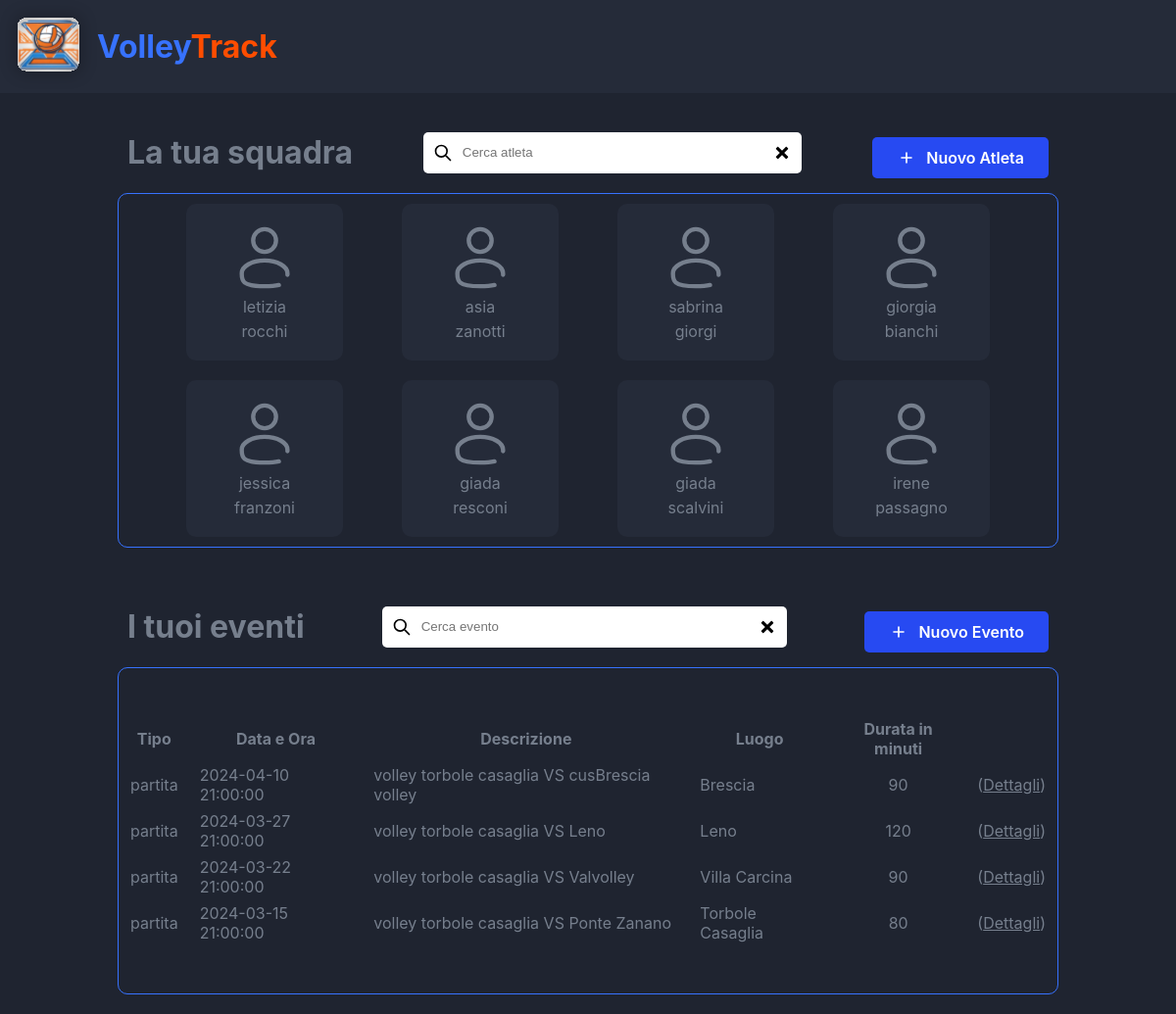
The app's page /home.php with its own data.
### tables this page shows
CREATE TABLE `atleta` (
  `id` int NOT NULL,
  `nome` varchar(30) DEFAULT NULL,
  `cognome` varchar(30) DEFAULT NULL,
  `data_nascita` date DEFAULT NULL,
  `ruolo` varchar(30) DEFAULT NULL
);

CREATE TABLE `evento` (
  `id` int NOT NULL,
  `tipo` varchar(30) DEFAULT NULL,
  `data_ora_inizio` datetime DEFAULT NULL,
  `descrizione` varchar(100) DEFAULT NULL,
  `luogo` varchar(50) DEFAULT NULL,
  `durata` int DEFAULT NULL
);

### home.php (the view, shortened to what this page needs)
<!DOCTYPE html>
<html lang="it">
<head>
    <link rel="stylesheet" href="./css/style.css">
<body>
</body>
<div class="Container">
    <div class="Header__container">
        <div class="Header__logo"><img src="./images/logo.svg" alt='Logo' /></div>
        <div class="Header__title"><span class="blu">Volley</span><span class="orange">Track</span></div>
    </div>
    <div class="Main__container">
        <div class="Main__header">
            <h1>La tua squadra</h1>
            <div class="Search">
                <img class='Search__Search_icon' src="./images/search.svg" alt="Search" />
                <input type="text" id="search" autocomplete="off" onkeyup="filter(this.value)" placeholder="Cerca atleta" />
                <img class='Search__Cancel_icon' src="./images/cancel.svg" alt="Cancel" onclick="clearInput('search')" />
            </div>
            <a class="Button" href="nuovo_atleta.php">
                <img src="./images/add.svg" alt="Add user" />
                Nuovo Atleta
            </a>
        </div>
        <div class="Main__body">
            <?php
            $mydb = new mysqli(SERVER, UTENTE, PASSWORD, DATABASE);
            $sql = "SELECT id, nome, cognome FROM atleta";
            $result = $mydb->query($sql);
            if ($result->num_rows > 0) {
                foreach ($_SESSION["atleti"] as $row) {
                    echo "
                    <a class='Card' href='dettagli_atleta.php?id=" . $row[0] . "'>
                    <img src='./images/user.svg' alt='user photo' loading='lazy' />
                    <span>" . $row[1] . "</span>
                    <span>" . $row[2] . "</span>
                    </a>";
                }
            } else {
            ?>
                <div class="NoData">
                    Nessun alteta trovato
                </div>
            <?php
            }
            ?>
        </div>
    </div>
    <div class="Main__container">
        <div class="Main__header">
            <h1>I tuoi eventi</h1>
            <div class="Search">
                <img class='Search__Search_icon' src="./images/search.svg" alt="Search" />
                <input type="text" id="search_evento" autocomplete="off" onkeyup="filter_evento(this.value)" placeholder="Cerca evento" />
                <img class='Search__Cancel_icon' src="./images/cancel.svg" alt="Cancel" onclick="clearInput('search_evento')" />
            </div>
            <a class="Button" href="nuovo_evento.php">
                <img src="./images/add.svg" alt="Add user" />
                Nuovo Evento
            </a>
        </div>
        <div class="Main__body">
            <?php
            $mydb = new mysqli(SERVER, UTENTE, PASSWORD, DATABASE);
            $sql = "SELECT * FROM evento ";
            $result = $mydb->query($sql);
            if ($result->num_rows > 0) {
            ?>
                <table>
                    <thead>
                        <tr>
                            <th>Tipo</th>
                            <th>Data e Ora</th>
                            <th>Descrizione</th>
                            <th>Luogo</th>
                            <th>Durata in minuti</th>
                        </tr>
                    </thead>
                    <tbody>
                        <?php
                        foreach ($_SESSION["eventi"] as $row) {
                            echo "
                            <tr><td>" . $row[1] . "</td>
                                <td>" . $row[2] . "</td>
                                <td>" . $row[3] . "</td>
                                <td>" . $row[4] . "</td>
                                <td class='text_center'>" . $row[5] . "</td>
                                <td>(<a class='table_link' href='dettagli_evento.php?id=" . $row[0] . "'>Dettagli</a>)</td>
                            </tr>";
                        }
                        ?>
                    </tbody>
                </table>
            <?php
            } else {
            ?>
                <div class="NoData">
                    Nessun evento trovato
                </div>
            <?php
            }
            ?>
        </div>
    </div>
</div>
</html>

### css/style.css (style rules this page uses)
:root { font-size: 16px; font-family: Inter, sans-serif; --background-primary: #1f2430; --background-secondary: #252b39; --color: #767f8d; --blu: #3772ff; --orange: #ff4d00; --button-primary: #274af2; }
html, body { margin: 0; padding: 0; box-sizing: border-box; color: var(--color); background-color: var(--background-primary); font-size: 16px; }
.blu { color: var(--blu); }
.orange { color: var(--orange); }
.Main__header { display: flex; align-items: center; justify-content: space-between; }
.Search { height: 40px; flex: 1; display: flex; align-items: center; justify-content: center; }
input { outline: none; appearance: none; border: none; border-radius: 5px; }
.Search input[type="text"] { height: 100%; width: 65%; padding-left: 40px; }
.Search__Search_icon { height: 20px; position: relative; left: 30px; }
.Search__Cancel_icon { height: 20px; position: relative; right: 30px; cursor: pointer; }
.Button { background-color: var(--button-primary); color: white; padding: 11px 25px; border-radius: 5px; cursor: pointer; font-weight: 600; display: flex; align-items: center; text-decoration: none; }
.Button img { width: 20px; padding-right: 10px; }
.Container { display: flex; flex-direction: column; align-items: center; justify-content: center; }
.Header__container { background-color: var(--background-secondary); display: flex; align-items: center; justify-content: flex-start; width: 100%; }
.Header__title { font-weight: bold; font-size: 32px; }
.Main__container { width: 80%; padding: 20px; }
.Main__header { display: flex; justify-content: space-between; align-items: center; padding: 0 10px; }
.Main__body { border: 1px solid var(--blu); border-radius: 10px; display: flex; justify-content: center; flex-wrap: wrap; }
.Card { background-color: var(--background-secondary); border-radius: 10px; padding: 20px; margin: 10px 30px; display: flex; flex-direction: column; align-items: center; justify-content: center; height: 120px; width: 120px; cursor: pointer; text-decoration: none; color: var(--color); }
.Card span { margin-top: 5px; }
.Card img { width: 70px; fill: #fff; }
input[type="text"], input[type="datetime-local"], input[type="date"] { height: 30px; padding-left: 5px; }
a, .form a { margin-top: 10px; }
.table_link, .Eventi li a { color: var(--color) !important; }
table { margin: 50px 0; }
table td, table th { padding: 0 10px; }
table td { padding-top: 5px; }
.text_center { text-align: center; align-content: center; }

### records on screen
atleta: nome "letizia", cognome "rocchi"
atleta: nome "asia", cognome "zanotti"
atleta: nome "sabrina", cognome "giorgi"
atleta: nome "giorgia", cognome "bianchi"
atleta: nome "jessica", cognome "franzoni"
atleta: nome "giada", cognome "resconi"
atleta: nome "giada", cognome "scalvini"
atleta: nome "irene", cognome "passagno"
evento: tipo "partita", data_ora_inizio "2024-04-10 21:00:00", descrizione "volley torbole casaglia VS cusBrescia volley", luogo "Brescia", durata "90"
evento: tipo "partita", data_ora_inizio "2024-03-27 21:00:00", descrizione "volley torbole casaglia VS Leno", luogo "Leno", durata "120"
evento: tipo "partita", data_ora_inizio "2024-03-22 21:00:00", descrizione "volley torbole casaglia VS Valvolley", luogo "Villa Carcina", durata "90"
evento: tipo "partita", data_ora_inizio "2024-03-15 21:00:00", descrizione "volley torbole casaglia VS Ponte Zanano", luogo "Torbole Casaglia", durata "80"
